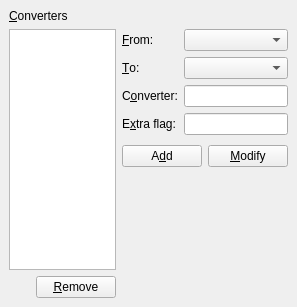
<ui version="4.0" >
 <author></author>
 <comment></comment>
 <exportmacro></exportmacro>
 <class>QPrefConvertersUi</class>
 <widget class="QWidget" name="QPrefConvertersUi" >
  <property name="geometry" >
   <rect>
    <x>0</x>
    <y>0</y>
    <width>297</width>
    <height>307</height>
   </rect>
  </property>
  <property name="windowTitle" >
   <string/>
  </property>
  <layout class="QGridLayout" >
   <property name="margin" >
    <number>9</number>
   </property>
   <property name="spacing" >
    <number>6</number>
   </property>
   <item rowspan="3" row="1" column="2" >
    <spacer>
     <property name="orientation" >
      <enum>Qt::Horizontal</enum>
     </property>
     <property name="sizeHint" >
      <size>
       <width>20</width>
       <height>231</height>
      </size>
     </property>
    </spacer>
   </item>
   <item row="2" column="1" >
    <layout class="QHBoxLayout" >
     <property name="margin" >
      <number>0</number>
     </property>
     <property name="spacing" >
      <number>6</number>
     </property>
     <item>
      <spacer>
       <property name="orientation" >
        <enum>Qt::Horizontal</enum>
       </property>
       <property name="sizeType" >
        <enum>QSizePolicy::Expanding</enum>
       </property>
       <property name="sizeHint" >
        <size>
         <width>97</width>
         <height>31</height>
        </size>
       </property>
      </spacer>
     </item>
     <item>
      <widget class="QPushButton" name="converterNewPB" >
       <property name="text" >
        <string>A&amp;dd</string>
       </property>
      </widget>
     </item>
     <item>
      <widget class="QPushButton" name="converterModifyPB" >
       <property name="text" >
        <string>&amp;Modify</string>
       </property>
      </widget>
     </item>
    </layout>
   </item>
   <item row="3" column="1" >
    <spacer>
     <property name="orientation" >
      <enum>Qt::Vertical</enum>
     </property>
     <property name="sizeType" >
      <enum>QSizePolicy::Expanding</enum>
     </property>
     <property name="sizeHint" >
      <size>
       <width>121</width>
       <height>112</height>
      </size>
     </property>
    </spacer>
   </item>
   <item row="1" column="1" >
    <layout class="QGridLayout" >
     <property name="margin" >
      <number>0</number>
     </property>
     <property name="spacing" >
      <number>6</number>
     </property>
     <item row="0" column="0" >
      <widget class="QLabel" name="converterFromLA" >
       <property name="text" >
        <string>&amp;From:</string>
       </property>
       <property name="buddy" >
        <cstring>converterFromCO</cstring>
       </property>
      </widget>
     </item>
     <item row="3" column="1" >
      <widget class="QLineEdit" name="converterFlagED" />
     </item>
     <item row="1" column="1" >
      <widget class="QComboBox" name="converterToCO" >
       <property name="sizePolicy" >
        <sizepolicy>
         <hsizetype>3</hsizetype>
         <vsizetype>0</vsizetype>
         <horstretch>0</horstretch>
         <verstretch>0</verstretch>
        </sizepolicy>
       </property>
      </widget>
     </item>
     <item row="3" column="0" >
      <widget class="QLabel" name="converterFlagLA" >
       <property name="text" >
        <string>E&amp;xtra flag:</string>
       </property>
       <property name="buddy" >
        <cstring>converterFlagED</cstring>
       </property>
      </widget>
     </item>
     <item row="2" column="0" >
      <widget class="QLabel" name="converterLA" >
       <property name="text" >
        <string>C&amp;onverter:</string>
       </property>
       <property name="buddy" >
        <cstring>converterED</cstring>
       </property>
      </widget>
     </item>
     <item row="1" column="0" >
      <widget class="QLabel" name="converterToLA" >
       <property name="toolTip" >
        <string>&lt;html>&lt;head>&lt;meta name="qrichtext" content="1" />&lt;/head>&lt;body style=" white-space: pre-wrap; font-family:Sans Serif; font-size:9pt; font-weight:400; font-style:normal; text-decoration:none;">&lt;p style=" margin-top:0px; margin-bottom:0px; margin-left:0px; margin-right:0px; -qt-block-indent:0; text-indent:0px;">[[as in 'From format x to format y']]&lt;/p>&lt;/body>&lt;/html></string>
       </property>
       <property name="text" >
        <string>&amp;To:</string>
       </property>
       <property name="buddy" >
        <cstring>converterToCO</cstring>
       </property>
      </widget>
     </item>
     <item row="0" column="1" >
      <widget class="QComboBox" name="converterFromCO" />
     </item>
     <item row="2" column="1" >
      <widget class="QLineEdit" name="converterED" />
     </item>
    </layout>
   </item>
   <item row="0" column="0" >
    <widget class="QLabel" name="formatsLA_2" >
     <property name="text" >
      <string>&amp;Converters</string>
     </property>
     <property name="buddy" >
      <cstring>convertersLW</cstring>
     </property>
    </widget>
   </item>
   <item row="4" column="0" >
    <layout class="QHBoxLayout" >
     <property name="margin" >
      <number>0</number>
     </property>
     <property name="spacing" >
      <number>6</number>
     </property>
     <item>
      <spacer>
       <property name="orientation" >
        <enum>Qt::Horizontal</enum>
       </property>
       <property name="sizeType" >
        <enum>QSizePolicy::Expanding</enum>
       </property>
       <property name="sizeHint" >
        <size>
         <width>20</width>
         <height>20</height>
        </size>
       </property>
      </spacer>
     </item>
     <item>
      <widget class="QPushButton" name="converterRemovePB" >
       <property name="text" >
        <string>&amp;Remove</string>
       </property>
      </widget>
     </item>
    </layout>
   </item>
   <item rowspan="3" row="1" column="0" >
    <widget class="QListWidget" name="convertersLW" />
   </item>
  </layout>
 </widget>
 <pixmapfunction></pixmapfunction>
 <includes>
  <include location="local" >qt_helpers.h</include>
 </includes>
 <tabstops>
  <tabstop>convertersLW</tabstop>
  <tabstop>converterFromCO</tabstop>
  <tabstop>converterToCO</tabstop>
  <tabstop>converterED</tabstop>
  <tabstop>converterFlagED</tabstop>
  <tabstop>converterNewPB</tabstop>
  <tabstop>converterModifyPB</tabstop>
  <tabstop>converterRemovePB</tabstop>
 </tabstops>
 <resources/>
 <connections/>
</ui>
